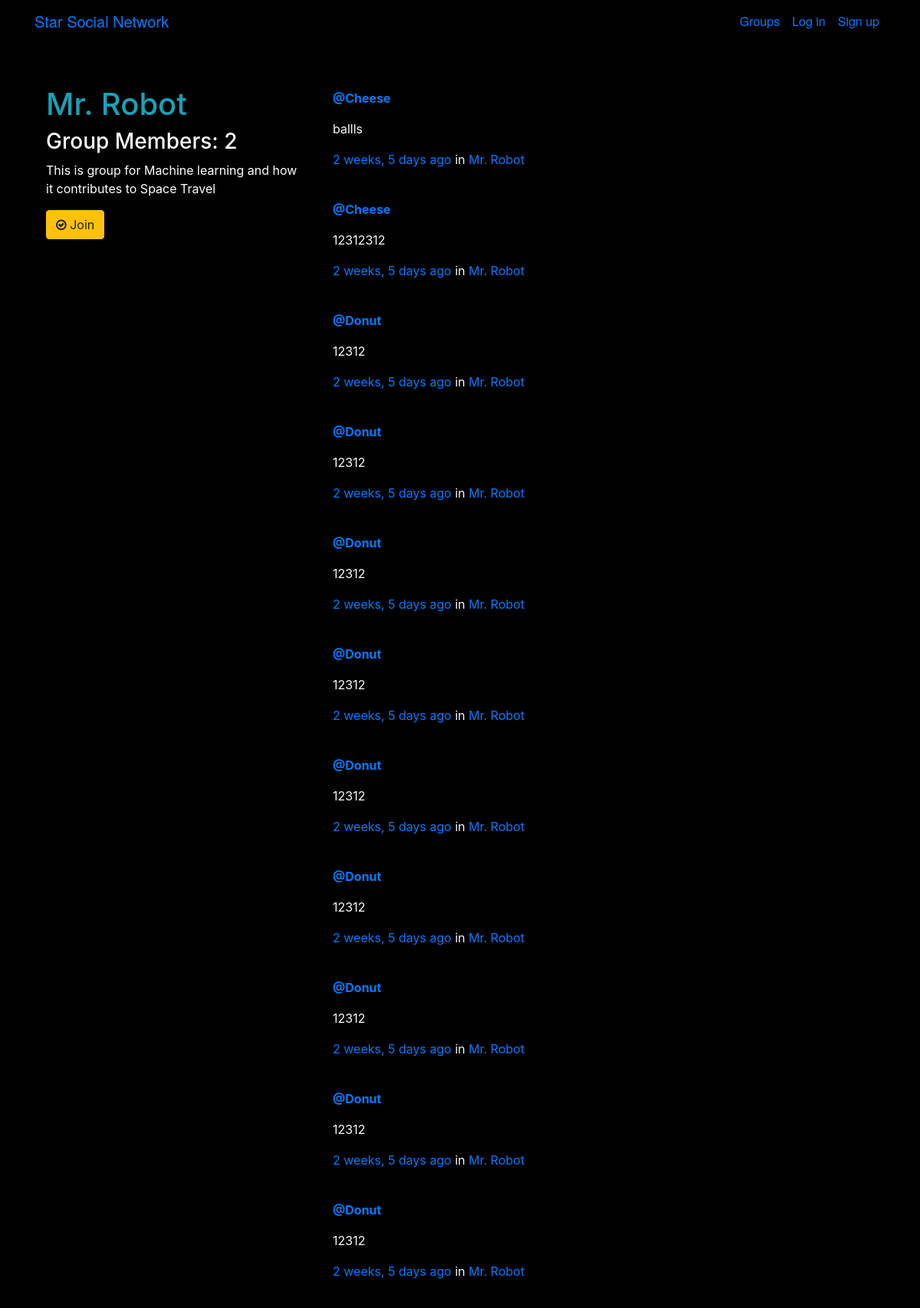
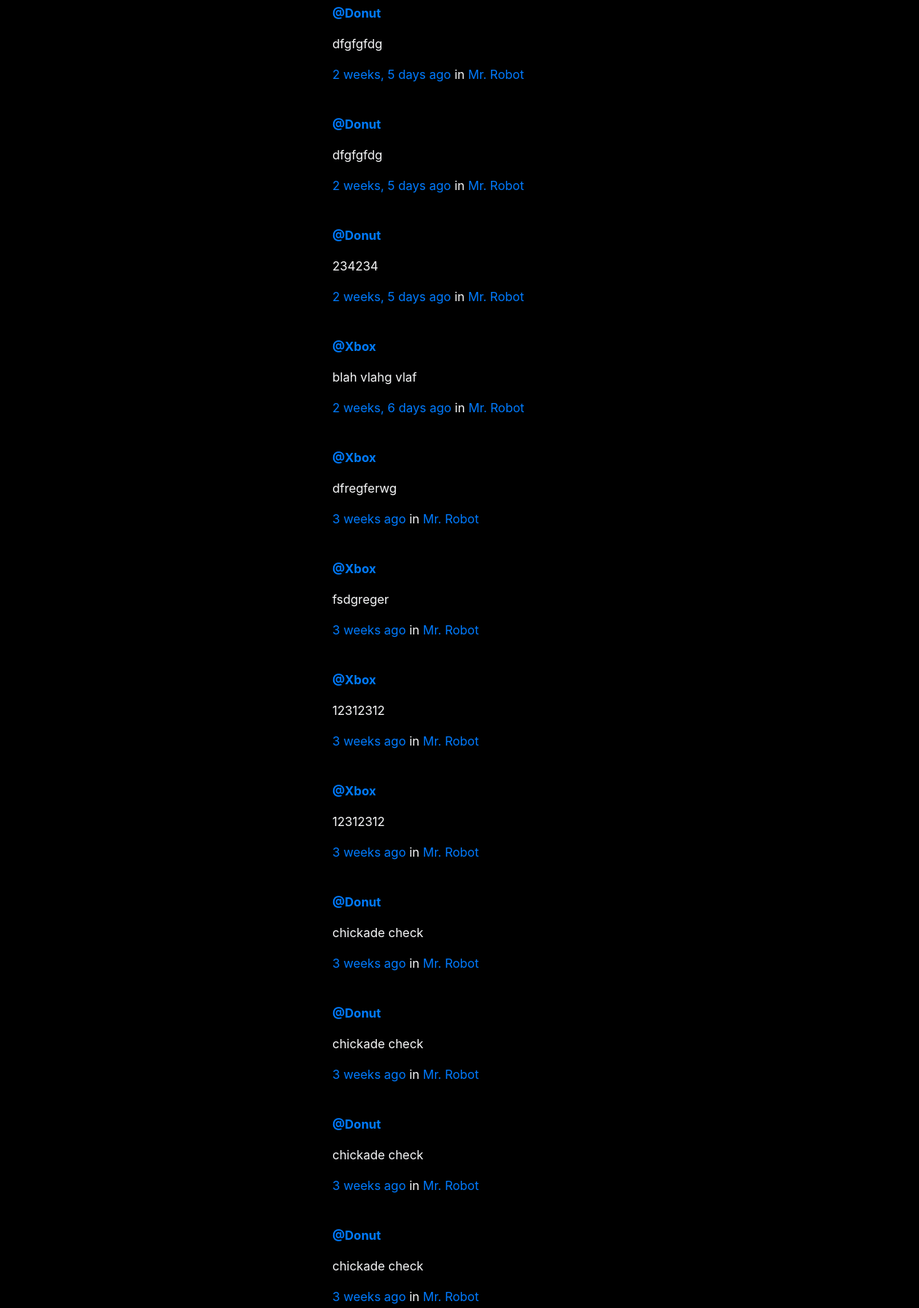
Screenshot of /groups/posts/in/mr-robot/ (upper part) with the database file from the repository (2 pictures, top to bottom).
### groups/models.py (models this page shows, shortened)
class Group(models.Model):
    name = models.CharField(max_length=255,unique=True)
    slug = models.SlugField(allow_unicode = True,unique=True)
    description = models.TextField(blank=True, default='')
    description_html = models.TextField(editable=False, default='',blank= True)
    members = models.ManyToManyField(User,through='GroupMember')

### posts/models.py (models this page shows, shortened)
class Post(models.Model):
    user = models.ForeignKey(User,related_name='posts',on_delete=models.CASCADE)
    created_at = models.DateTimeField(auto_now_add=True)
    message = models.TextField(blank=True,)
    message_html = models.TextField(editable=False)
    group = models.ForeignKey(Group,related_name='posts',null = True, blank=True,on_delete=models.CASCADE)
    class Meta:
        ordering = ['-created_at']
        unique_together = ['user','message']

### groups/views.py (the view)
# urls.py: path("posts/in/<slug>/",views.SingleGroup.as_view(),name="single"),
class SingleGroup(generic.DetailView):
    model = Group
    select_related = ("user", "group")
    class Meta:
        ordering = ['-created_at']

### groups/templates/groups/group_detail.html
{% extends "groups/group_base.html" %}
{% block pregroup %}
<div class="pt-5  col-md-4 ">
  <h1 class="text-info">{{group.name}}</h1>
  <h3 >Group Members: {{group.members.count}}</h3>
  <div class=''style="max-width:400px;">
	<p>{{group.description|safe}}</p>
  </div>
  <div class="content ">
  	{% if user in group.members.all %}
  		<a href="{% url 'groups:leave' slug=group.slug %}" class="btn btn-warning"><span class=></span> Leave Group</a>
		<a href="{% url 'posts:create' %}" class="btn btn-warning">Create Post</a>
  	{% else %}
  		<a href="{% url 'groups:join' slug=group.slug %}" class="btn btn-warning"><span class="fa fa-check-circle-o"></span> Join</a>
  	{% endif %}
  </div>
  <br>
</div>
{% endblock %}
{% block group_content %}
<div id='' class=" pt-5 rounded col-md-8 " >
	{% if group.posts.count == 0 %}
	<h2>No posts in this group yet!</h2>
	{% else %}
		{% for post in group.posts.all %}
			{% include "posts/_post.html" %}
		{% endfor %}
	{% endif %}
</div>
{% endblock %}

### posts/templates/posts/_post.html (shortened to what this page needs)
<div class="post media ">
	<div class="media-body container text-light p-1 col-md-12 ">
		<a href="{% url 'posts:for_user' username=post.user.username %}"><strong >@{{ post.user.username }}</strong></a>
		<p class="media-heading nasatext">{{ post.message_html|safe|urlize }}</p>
			<time class="time text-primary">{{ post.created_at | timesince}} ago</time>
			{% if post.group %}
			<span class="group-name">in <a href="{% url 'groups:all' %}">{{ post.group.name }}</a></span>
			{% endif %}
		<hr>
	</div>
</div>

### static/css/master.css (style rules this page uses)
body { margin: auto; max-width:1500px; background-color: black; color:white; }
html, body { height: 100%; width: 100%; max-width:1500px; background: rgb(0, 0, 0); margin: auto; }
.rounded { border-radius: 10px; }
.container { position: relative; }
.nasatext { font-family: "Titillium Web", "Helvetica Neue", "Helvetica", Arial, sans-serif; }

### rows the page displays
Group: name "Mr. Robot", members.count "2", description "This is group for Machine learning and how it contributes to Space Travel"
Post: user.username "Cheese", message_html "ballls", created_at "2 weeks, 5 days", group.name "Mr. Robot"
Post: user.username "Cheese", message_html "12312312", created_at "2 weeks, 5 days", group.name "Mr. Robot"
Post: user.username "Donut", message_html "12312", created_at "2 weeks, 5 days", group.name "Mr. Robot"
Post: user.username "Donut", message_html "12312", created_at "2 weeks, 5 days", group.name "Mr. Robot"
Post: user.username "Donut", message_html "12312", created_at "2 weeks, 5 days", group.name "Mr. Robot"
Post: user.username "Donut", message_html "12312", created_at "2 weeks, 5 days", group.name "Mr. Robot"
Post: user.username "Donut", message_html "12312", created_at "2 weeks, 5 days", group.name "Mr. Robot"
Post: user.username "Donut", message_html "12312", created_at "2 weeks, 5 days", group.name "Mr. Robot"
Post: user.username "Donut", message_html "12312", created_at "2 weeks, 5 days", group.name "Mr. Robot"
Post: user.username "Donut", message_html "12312", created_at "2 weeks, 5 days", group.name "Mr. Robot"
Post: user.username "Donut", message_html "12312", created_at "2 weeks, 5 days", group.name "Mr. Robot"
Post: user.username "Donut", message_html "dfgfgfdg", created_at "2 weeks, 5 days", group.name "Mr. Robot"
Post: user.username "Donut", message_html "dfgfgfdg", created_at "2 weeks, 5 days", group.name "Mr. Robot"
Post: user.username "Donut", message_html "234234", created_at "2 weeks, 5 days", group.name "Mr. Robot"
Post: user.username "Xbox", message_html "blah vlahg vlaf", created_at "2 weeks, 6 days", group.name "Mr. Robot"
Post: user.username "Xbox", message_html "dfregferwg", created_at "3 weeks", group.name "Mr. Robot"
Post: user.username "Xbox", message_html "fsdgreger", created_at "3 weeks", group.name "Mr. Robot"
Post: user.username "Xbox", message_html "12312312", created_at "3 weeks", group.name "Mr. Robot"
Post: user.username "Xbox", message_html "12312312", created_at "3 weeks", group.name "Mr. Robot"
Post: user.username "Donut", message_html "chickade check", created_at "3 weeks", group.name "Mr. Robot"
Post: user.username "Donut", message_html "chickade check", created_at "3 weeks", group.name "Mr. Robot"
Post: user.username "Donut", message_html "chickade check", created_at "3 weeks", group.name "Mr. Robot"
Post: user.username "Donut", message_html "chickade check", created_at "3 weeks", group.name "Mr. Robot"
